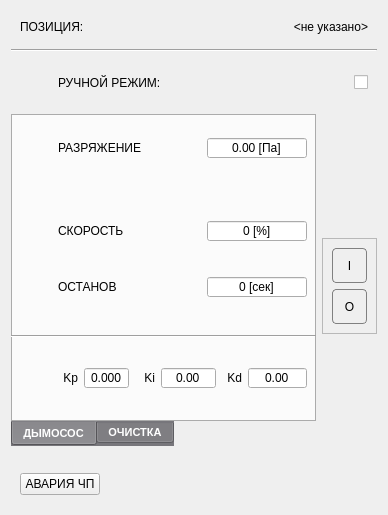
<?xml version="1.0" encoding="UTF-8"?>
<ui version="4.0">
 <class>EXHAUSER</class>
 <widget class="QDialog" name="EXHAUSER">
  <property name="windowModality">
   <enum>Qt::ApplicationModal</enum>
  </property>
  <property name="geometry">
   <rect>
    <x>0</x>
    <y>0</y>
    <width>388</width>
    <height>504</height>
   </rect>
  </property>
  <property name="windowTitle">
   <string>Дымосос/Фильтр</string>
  </property>
  <property name="styleSheet">
   <string notr="true">#centralwidget,#EXHAUSER,QWidget[style=&quot;content&quot;]
{
	background-color: rgb(94, 92, 100);
}
QTabWidget
{
	border: none;
}
QTabBar
{
	background-color: rgb(119, 118, 123);
	color: white;
	font-size: 8pt;
	font-weight: bold;
}
QAbstractButton:flat
{
	border: 1px solid gray;
	border-radius: 4px;
}
QAbstractButton:flat:pressed
{
	background-color: green;
}
QAbstractButton:flat[style=&quot;open&quot;]
{
	image: url(:/concrete/stop.png);
}
QAbstractButton:flat:pressed[style=&quot;open&quot;]
{
	image: url(:/concrete/down.png);
}
QAbstractButton:flat:checked[style=&quot;open&quot;]
{
	image: url(:/concrete/down.png);
}
QLabel[style=&quot;huge&quot;]
{
	font-size: 20pt;
	font-weight: bold;
	color: white;
}
QLabel[style=&quot;gigantic&quot;]
{
	font-size: 32pt;
	font-weight: bold;
	color: white;
}

QLabel[style=&quot;badge&quot;]
{
	border: 1px solid red;
	background-color: rgba(0,0,0,100);
	color: white;
	border-radius: 4px;
}
QLabel[style=&quot;vodoley-status&quot;]
{
	border: none;
	background-color: rgb(98, 160, 234);
	color: white;
	border-radius: 4px;
	font-weight: bold;
	font-size: 9pt;
	padding: 8px;
}
QLabel[style='hint']
{
	color: lightGray;
	font-weight: bold;
	font-size: 10pt;
}
QLabel[style='tips']
{
	color: lightGray;
	font-size: 7pt;
}
QLabel[style='sys']
{
	color: yellow;
	font-size: 7pt;
}
QGroupBox[style=&quot;vodoley&quot;]
{
	background-color: rgb(94, 92, 100);
	border: 1px solid gray;
}
QAbstractButton:flat[style=&quot;danger&quot;]
{
	background-color: rgba(224, 27, 36,80);
	color: lightGray;
}
QAbstractButton:flat::checked[style=&quot;danger&quot;]
{
	background-color: rgba(224, 27, 36,255);
	color: white;
}
QAbstractButton:flat[style=&quot;warning&quot;]
{
	background-color: rgba(46, 194, 126,80);
	color: lightGray;
}
QAbstractButton:flat::checked[style=&quot;warning&quot;]
{
	background-color: rgb(46, 194, 126);
	color: white;
}
</string>
  </property>
  <property name="modal">
   <bool>true</bool>
  </property>
  <property name="prefix" stdset="0">
   <string>SIEVER</string>
  </property>
  <layout class="QGridLayout" name="gridLayout">
   <item row="3" column="0" alignment="Qt::AlignTop">
    <widget class="QTabWidget" name="tabWidget">
     <property name="tabPosition">
      <enum>QTabWidget::South</enum>
     </property>
     <property name="currentIndex">
      <number>0</number>
     </property>
     <widget class="QWidget" name="tab_1">
      <property name="style" stdset="0">
       <string>content</string>
      </property>
      <attribute name="title">
       <string>ДЫМОСОС</string>
      </attribute>
      <layout class="QVBoxLayout" name="verticalLayout_3">
       <property name="leftMargin">
        <number>0</number>
       </property>
       <property name="topMargin">
        <number>0</number>
       </property>
       <property name="rightMargin">
        <number>0</number>
       </property>
       <item>
        <widget class="QWidget" name="row_11" native="true">
         <layout class="QHBoxLayout" name="horizontalLayout_11">
          <item>
           <widget class="QLabel" name="icon_sp_9">
            <property name="minimumSize">
             <size>
              <width>32</width>
              <height>32</height>
             </size>
            </property>
            <property name="maximumSize">
             <size>
              <width>32</width>
              <height>32</height>
             </size>
            </property>
            <property name="text">
             <string/>
            </property>
            <property name="pixmap">
             <pixmap resource="../resources.qrc">:/barometr.png</pixmap>
            </property>
            <property name="scaledContents">
             <bool>true</bool>
            </property>
           </widget>
          </item>
          <item>
           <widget class="QLabel" name="hint_fq_8">
            <property name="text">
             <string>РАЗРЯЖЕНИЕ</string>
            </property>
            <property name="style" stdset="0">
             <string>hint</string>
            </property>
           </widget>
          </item>
          <item>
           <widget class="QDoubleSpinBox" name="pressure">
            <property name="minimumSize">
             <size>
              <width>100</width>
              <height>0</height>
             </size>
            </property>
            <property name="maximumSize">
             <size>
              <width>100</width>
              <height>16777215</height>
             </size>
            </property>
            <property name="alignment">
             <set>Qt::AlignCenter</set>
            </property>
            <property name="buttonSymbols">
             <enum>QAbstractSpinBox::NoButtons</enum>
            </property>
            <property name="suffix">
             <string> [Па]</string>
            </property>
            <property name="minimum">
             <double>-2000.000000000000000</double>
            </property>
            <property name="maximum">
             <double>2000.000000000000000</double>
            </property>
           </widget>
          </item>
         </layout>
        </widget>
       </item>
       <item alignment="Qt::AlignBottom">
        <widget class="QStackedWidget" name="stackedWidget">
         <property name="currentIndex">
          <number>1</number>
         </property>
         <property name="style" stdset="0">
          <string>content</string>
         </property>
         <widget class="QWidget" name="page_1">
          <property name="style" stdset="0">
           <string>content</string>
          </property>
          <layout class="QVBoxLayout" name="verticalLayout">
           <item alignment="Qt::AlignBottom">
            <widget class="QWidget" name="row_5" native="true">
             <layout class="QHBoxLayout" name="horizontalLayout_5">
              <property name="leftMargin">
               <number>0</number>
              </property>
              <property name="topMargin">
               <number>0</number>
              </property>
              <property name="rightMargin">
               <number>0</number>
              </property>
              <property name="bottomMargin">
               <number>0</number>
              </property>
              <item>
               <widget class="QLabel" name="icon_sp">
                <property name="minimumSize">
                 <size>
                  <width>32</width>
                  <height>32</height>
                 </size>
                </property>
                <property name="maximumSize">
                 <size>
                  <width>32</width>
                  <height>32</height>
                 </size>
                </property>
                <property name="text">
                 <string/>
                </property>
                <property name="pixmap">
                 <pixmap resource="../resources.qrc">:/speed.png</pixmap>
                </property>
                <property name="scaledContents">
                 <bool>true</bool>
                </property>
               </widget>
              </item>
              <item>
               <widget class="QLabel" name="hint_sp">
                <property name="text">
                 <string>ПУСК </string>
                </property>
                <property name="style" stdset="0">
                 <string>hint</string>
                </property>
               </widget>
              </item>
              <item alignment="Qt::AlignRight">
               <widget class="QSpinBox" name="sp">
                <property name="minimumSize">
                 <size>
                  <width>100</width>
                  <height>0</height>
                 </size>
                </property>
                <property name="alignment">
                 <set>Qt::AlignCenter</set>
                </property>
                <property name="buttonSymbols">
                 <enum>QAbstractSpinBox::NoButtons</enum>
                </property>
                <property name="suffix">
                 <string> [%]</string>
                </property>
                <property name="maximum">
                 <number>100</number>
                </property>
               </widget>
              </item>
             </layout>
            </widget>
           </item>
          </layout>
         </widget>
         <widget class="QWidget" name="page_2">
          <property name="style" stdset="0">
           <string>content</string>
          </property>
          <layout class="QVBoxLayout" name="verticalLayout_2">
           <item alignment="Qt::AlignBottom">
            <widget class="QWidget" name="row_2" native="true">
             <layout class="QHBoxLayout" name="horizontalLayout_2">
              <property name="leftMargin">
               <number>0</number>
              </property>
              <property name="topMargin">
               <number>0</number>
              </property>
              <property name="rightMargin">
               <number>0</number>
              </property>
              <property name="bottomMargin">
               <number>0</number>
              </property>
              <item>
               <widget class="QLabel" name="icon_sp_2">
                <property name="minimumSize">
                 <size>
                  <width>32</width>
                  <height>32</height>
                 </size>
                </property>
                <property name="maximumSize">
                 <size>
                  <width>32</width>
                  <height>32</height>
                 </size>
                </property>
                <property name="text">
                 <string/>
                </property>
                <property name="pixmap">
                 <pixmap resource="../resources.qrc">:/speed.png</pixmap>
                </property>
                <property name="scaledContents">
                 <bool>true</bool>
                </property>
               </widget>
              </item>
              <item>
               <widget class="QLabel" name="hint_fq">
                <property name="text">
                 <string>СКОРОСТЬ</string>
                </property>
                <property name="style" stdset="0">
                 <string>hint</string>
                </property>
               </widget>
              </item>
              <item alignment="Qt::AlignRight">
               <widget class="QSpinBox" name="fq">
                <property name="minimumSize">
                 <size>
                  <width>100</width>
                  <height>0</height>
                 </size>
                </property>
                <property name="alignment">
                 <set>Qt::AlignCenter</set>
                </property>
                <property name="buttonSymbols">
                 <enum>QAbstractSpinBox::NoButtons</enum>
                </property>
                <property name="suffix">
                 <string> [%]</string>
                </property>
                <property name="maximum">
                 <number>100</number>
                </property>
               </widget>
              </item>
             </layout>
            </widget>
           </item>
          </layout>
         </widget>
        </widget>
       </item>
       <item alignment="Qt::AlignTop">
        <widget class="QWidget" name="row_3" native="true">
         <layout class="QHBoxLayout" name="horizontalLayout_3">
          <item>
           <widget class="QLabel" name="icon_sp_3">
            <property name="minimumSize">
             <size>
              <width>32</width>
              <height>32</height>
             </size>
            </property>
            <property name="maximumSize">
             <size>
              <width>32</width>
              <height>32</height>
             </size>
            </property>
            <property name="text">
             <string/>
            </property>
            <property name="pixmap">
             <pixmap resource="../resources.qrc">:/timer.png</pixmap>
            </property>
            <property name="scaledContents">
             <bool>true</bool>
            </property>
           </widget>
          </item>
          <item>
           <widget class="QLabel" name="hint_fq_2">
            <property name="text">
             <string>ОСТАНОВ</string>
            </property>
            <property name="style" stdset="0">
             <string>hint</string>
            </property>
           </widget>
          </item>
          <item alignment="Qt::AlignRight">
           <widget class="QSpinBox" name="fq_2">
            <property name="minimumSize">
             <size>
              <width>100</width>
              <height>0</height>
             </size>
            </property>
            <property name="alignment">
             <set>Qt::AlignCenter</set>
            </property>
            <property name="buttonSymbols">
             <enum>QAbstractSpinBox::NoButtons</enum>
            </property>
            <property name="suffix">
             <string> [сек]</string>
            </property>
            <property name="maximum">
             <number>100</number>
            </property>
           </widget>
          </item>
         </layout>
        </widget>
       </item>
       <item>
        <widget class="Line" name="line_2">
         <property name="orientation">
          <enum>Qt::Horizontal</enum>
         </property>
        </widget>
       </item>
       <item>
        <widget class="QWidget" name="row_12" native="true">
         <layout class="QHBoxLayout" name="horizontalLayout_12">
          <item>
           <widget class="QLabel" name="icon_sp_10">
            <property name="minimumSize">
             <size>
              <width>32</width>
              <height>32</height>
             </size>
            </property>
            <property name="maximumSize">
             <size>
              <width>32</width>
              <height>32</height>
             </size>
            </property>
            <property name="text">
             <string/>
            </property>
            <property name="pixmap">
             <pixmap resource="../resources.qrc">:/tune.png</pixmap>
            </property>
            <property name="scaledContents">
             <bool>true</bool>
            </property>
           </widget>
          </item>
          <item>
           <widget class="QLabel" name="hint_fq_9">
            <property name="text">
             <string>Kp</string>
            </property>
            <property name="alignment">
             <set>Qt::AlignRight|Qt::AlignTrailing|Qt::AlignVCenter</set>
            </property>
            <property name="style" stdset="0">
             <string>hint</string>
            </property>
           </widget>
          </item>
          <item>
           <widget class="QDoubleSpinBox" name="kp">
            <property name="alignment">
             <set>Qt::AlignCenter</set>
            </property>
            <property name="buttonSymbols">
             <enum>QAbstractSpinBox::NoButtons</enum>
            </property>
            <property name="decimals">
             <number>3</number>
            </property>
            <property name="minimum">
             <double>-2.000000000000000</double>
            </property>
            <property name="maximum">
             <double>2.000000000000000</double>
            </property>
           </widget>
          </item>
          <item>
           <widget class="QLabel" name="hint_fq_10">
            <property name="text">
             <string>Ki</string>
            </property>
            <property name="alignment">
             <set>Qt::AlignRight|Qt::AlignTrailing|Qt::AlignVCenter</set>
            </property>
            <property name="style" stdset="0">
             <string>hint</string>
            </property>
           </widget>
          </item>
          <item>
           <widget class="QDoubleSpinBox" name="ki">
            <property name="alignment">
             <set>Qt::AlignCenter</set>
            </property>
            <property name="buttonSymbols">
             <enum>QAbstractSpinBox::NoButtons</enum>
            </property>
            <property name="maximum">
             <double>1000.000000000000000</double>
            </property>
           </widget>
          </item>
          <item>
           <widget class="QLabel" name="hint_fq_11">
            <property name="text">
             <string>Kd</string>
            </property>
            <property name="alignment">
             <set>Qt::AlignRight|Qt::AlignTrailing|Qt::AlignVCenter</set>
            </property>
            <property name="style" stdset="0">
             <string>hint</string>
            </property>
           </widget>
          </item>
          <item>
           <widget class="QDoubleSpinBox" name="ki_2">
            <property name="alignment">
             <set>Qt::AlignCenter</set>
            </property>
            <property name="buttonSymbols">
             <enum>QAbstractSpinBox::NoButtons</enum>
            </property>
            <property name="minimum">
             <double>-1000.000000000000000</double>
            </property>
            <property name="maximum">
             <double>1000.000000000000000</double>
            </property>
           </widget>
          </item>
         </layout>
        </widget>
       </item>
      </layout>
     </widget>
     <widget class="QWidget" name="tab_2">
      <property name="style" stdset="0">
       <string>content</string>
      </property>
      <attribute name="title">
       <string>ОЧИСТКА</string>
      </attribute>
      <layout class="QVBoxLayout" name="verticalLayout_4">
       <property name="leftMargin">
        <number>0</number>
       </property>
       <property name="rightMargin">
        <number>0</number>
       </property>
       <property name="bottomMargin">
        <number>0</number>
       </property>
       <item>
        <widget class="QWidget" name="widget_2" native="true">
         <layout class="QHBoxLayout" name="horizontalLayout_14">
          <item>
           <widget class="QLabel" name="comment_1">
            <property name="sizePolicy">
             <sizepolicy hsizetype="Fixed" vsizetype="Preferred">
              <horstretch>0</horstretch>
              <verstretch>0</verstretch>
             </sizepolicy>
            </property>
            <property name="text">
             <string>ЦИКЛОН</string>
            </property>
            <property name="style" stdset="0">
             <string>sys</string>
            </property>
           </widget>
          </item>
          <item>
           <widget class="Line" name="line_4">
            <property name="orientation">
             <enum>Qt::Horizontal</enum>
            </property>
           </widget>
          </item>
         </layout>
        </widget>
       </item>
       <item alignment="Qt::AlignTop">
        <widget class="QWidget" name="row_7" native="true">
         <layout class="QHBoxLayout" name="horizontalLayout_7">
          <item>
           <widget class="QLabel" name="icon_sp_5">
            <property name="minimumSize">
             <size>
              <width>32</width>
              <height>32</height>
             </size>
            </property>
            <property name="maximumSize">
             <size>
              <width>32</width>
              <height>32</height>
             </size>
            </property>
            <property name="text">
             <string/>
            </property>
            <property name="pixmap">
             <pixmap resource="../resources.qrc">:/timer.png</pixmap>
            </property>
            <property name="scaledContents">
             <bool>true</bool>
            </property>
           </widget>
          </item>
          <item>
           <widget class="QLabel" name="hint_fq_4">
            <property name="text">
             <string>СБРОС</string>
            </property>
            <property name="style" stdset="0">
             <string>hint</string>
            </property>
           </widget>
          </item>
          <item alignment="Qt::AlignRight">
           <widget class="QSpinBox" name="p_1">
            <property name="minimumSize">
             <size>
              <width>100</width>
              <height>0</height>
             </size>
            </property>
            <property name="alignment">
             <set>Qt::AlignCenter</set>
            </property>
            <property name="buttonSymbols">
             <enum>QAbstractSpinBox::NoButtons</enum>
            </property>
            <property name="suffix">
             <string> [сек]</string>
            </property>
            <property name="maximum">
             <number>100</number>
            </property>
           </widget>
          </item>
         </layout>
        </widget>
       </item>
       <item alignment="Qt::AlignTop">
        <widget class="QWidget" name="row_8" native="true">
         <layout class="QHBoxLayout" name="horizontalLayout_8">
          <item>
           <widget class="QLabel" name="icon_sp_6">
            <property name="minimumSize">
             <size>
              <width>32</width>
              <height>32</height>
             </size>
            </property>
            <property name="maximumSize">
             <size>
              <width>32</width>
              <height>32</height>
             </size>
            </property>
            <property name="text">
             <string/>
            </property>
            <property name="pixmap">
             <pixmap resource="../resources.qrc">:/timer.png</pixmap>
            </property>
            <property name="scaledContents">
             <bool>true</bool>
            </property>
           </widget>
          </item>
          <item>
           <widget class="QLabel" name="hint_fq_5">
            <property name="text">
             <string>ПЕРИОД</string>
            </property>
            <property name="style" stdset="0">
             <string>hint</string>
            </property>
           </widget>
          </item>
          <item alignment="Qt::AlignRight">
           <widget class="QSpinBox" name="w_1">
            <property name="minimumSize">
             <size>
              <width>100</width>
              <height>0</height>
             </size>
            </property>
            <property name="alignment">
             <set>Qt::AlignCenter</set>
            </property>
            <property name="buttonSymbols">
             <enum>QAbstractSpinBox::NoButtons</enum>
            </property>
            <property name="suffix">
             <string> [сек]</string>
            </property>
            <property name="maximum">
             <number>100</number>
            </property>
           </widget>
          </item>
         </layout>
        </widget>
       </item>
       <item>
        <widget class="QWidget" name="widget" native="true">
         <layout class="QHBoxLayout" name="horizontalLayout_13">
          <item>
           <widget class="QLabel" name="comment_2">
            <property name="sizePolicy">
             <sizepolicy hsizetype="Fixed" vsizetype="Preferred">
              <horstretch>0</horstretch>
              <verstretch>0</verstretch>
             </sizepolicy>
            </property>
            <property name="text">
             <string>ПЫЛЕОСАДИТЕЛЬ</string>
            </property>
            <property name="style" stdset="0">
             <string>sys</string>
            </property>
           </widget>
          </item>
          <item>
           <widget class="Line" name="line_3">
            <property name="orientation">
             <enum>Qt::Horizontal</enum>
            </property>
           </widget>
          </item>
         </layout>
        </widget>
       </item>
       <item>
        <widget class="QWidget" name="row_10" native="true">
         <layout class="QHBoxLayout" name="horizontalLayout_10">
          <item>
           <widget class="QLabel" name="icon_sp_8">
            <property name="minimumSize">
             <size>
              <width>32</width>
              <height>32</height>
             </size>
            </property>
            <property name="maximumSize">
             <size>
              <width>32</width>
              <height>32</height>
             </size>
            </property>
            <property name="text">
             <string/>
            </property>
            <property name="pixmap">
             <pixmap resource="../resources.qrc">:/timer.png</pixmap>
            </property>
            <property name="scaledContents">
             <bool>true</bool>
            </property>
           </widget>
          </item>
          <item>
           <widget class="QLabel" name="hint_fq_7">
            <property name="text">
             <string>СБРОС</string>
            </property>
            <property name="style" stdset="0">
             <string>hint</string>
            </property>
           </widget>
          </item>
          <item alignment="Qt::AlignRight">
           <widget class="QSpinBox" name="p_2">
            <property name="minimumSize">
             <size>
              <width>100</width>
              <height>0</height>
             </size>
            </property>
            <property name="alignment">
             <set>Qt::AlignCenter</set>
            </property>
            <property name="buttonSymbols">
             <enum>QAbstractSpinBox::NoButtons</enum>
            </property>
            <property name="suffix">
             <string> [сек]</string>
            </property>
            <property name="maximum">
             <number>100</number>
            </property>
           </widget>
          </item>
         </layout>
        </widget>
       </item>
       <item>
        <widget class="QWidget" name="row_9" native="true">
         <layout class="QHBoxLayout" name="horizontalLayout_9">
          <item>
           <widget class="QLabel" name="icon_sp_7">
            <property name="minimumSize">
             <size>
              <width>32</width>
              <height>32</height>
             </size>
            </property>
            <property name="maximumSize">
             <size>
              <width>32</width>
              <height>32</height>
             </size>
            </property>
            <property name="text">
             <string/>
            </property>
            <property name="pixmap">
             <pixmap resource="../resources.qrc">:/timer.png</pixmap>
            </property>
            <property name="scaledContents">
             <bool>true</bool>
            </property>
           </widget>
          </item>
          <item>
           <widget class="QLabel" name="hint_1">
            <property name="text">
             <string>ПЕРИОД</string>
            </property>
            <property name="style" stdset="0">
             <string>hint</string>
            </property>
           </widget>
          </item>
          <item alignment="Qt::AlignRight">
           <widget class="QSpinBox" name="w_2">
            <property name="minimumSize">
             <size>
              <width>100</width>
              <height>0</height>
             </size>
            </property>
            <property name="alignment">
             <set>Qt::AlignCenter</set>
            </property>
            <property name="buttonSymbols">
             <enum>QAbstractSpinBox::NoButtons</enum>
            </property>
            <property name="suffix">
             <string> [сек]</string>
            </property>
            <property name="maximum">
             <number>100</number>
            </property>
           </widget>
          </item>
         </layout>
        </widget>
       </item>
      </layout>
     </widget>
    </widget>
   </item>
   <item row="1" column="0" colspan="2">
    <widget class="Line" name="line">
     <property name="orientation">
      <enum>Qt::Horizontal</enum>
     </property>
    </widget>
   </item>
   <item row="0" column="0" colspan="2">
    <widget class="QWidget" name="row_1" native="true">
     <layout class="QHBoxLayout" name="horizontalLayout">
      <item>
       <widget class="QLabel" name="hint_name">
        <property name="text">
         <string>ПОЗИЦИЯ:</string>
        </property>
        <property name="style" stdset="0">
         <string>hint</string>
        </property>
       </widget>
      </item>
      <item>
       <widget class="QLabel" name="name">
        <property name="minimumSize">
         <size>
          <width>100</width>
          <height>0</height>
         </size>
        </property>
        <property name="text">
         <string>&lt;не указано&gt;</string>
        </property>
        <property name="alignment">
         <set>Qt::AlignRight|Qt::AlignTrailing|Qt::AlignVCenter</set>
        </property>
        <property name="style" stdset="0">
         <string>hint</string>
        </property>
       </widget>
      </item>
     </layout>
    </widget>
   </item>
   <item row="3" column="1" rowspan="3" alignment="Qt::AlignVCenter">
    <widget class="QFrame" name="console">
     <property name="minimumSize">
      <size>
       <width>55</width>
       <height>96</height>
      </size>
     </property>
     <property name="maximumSize">
      <size>
       <width>55</width>
       <height>16777215</height>
      </size>
     </property>
     <property name="frameShape">
      <enum>QFrame::StyledPanel</enum>
     </property>
     <layout class="QVBoxLayout" name="verticalLayout_15">
      <item>
       <widget class="QPushButton" name="on">
        <property name="sizePolicy">
         <sizepolicy hsizetype="Minimum" vsizetype="Preferred">
          <horstretch>0</horstretch>
          <verstretch>0</verstretch>
         </sizepolicy>
        </property>
        <property name="cursor">
         <cursorShape>PointingHandCursor</cursorShape>
        </property>
        <property name="text">
         <string>I</string>
        </property>
        <property name="flat">
         <bool>true</bool>
        </property>
        <property name="style" stdset="0">
         <string>danger</string>
        </property>
       </widget>
      </item>
      <item>
       <widget class="QPushButton" name="off">
        <property name="sizePolicy">
         <sizepolicy hsizetype="Minimum" vsizetype="Preferred">
          <horstretch>0</horstretch>
          <verstretch>0</verstretch>
         </sizepolicy>
        </property>
        <property name="cursor">
         <cursorShape>PointingHandCursor</cursorShape>
        </property>
        <property name="text">
         <string>O</string>
        </property>
        <property name="flat">
         <bool>true</bool>
        </property>
        <property name="style" stdset="0">
         <string>warning</string>
        </property>
       </widget>
      </item>
     </layout>
    </widget>
   </item>
   <item row="2" column="0" colspan="2">
    <widget class="QWidget" name="row_4" native="true">
     <layout class="QHBoxLayout" name="horizontalLayout_4">
      <item>
       <widget class="QLabel" name="icon_sp_4">
        <property name="minimumSize">
         <size>
          <width>32</width>
          <height>32</height>
         </size>
        </property>
        <property name="maximumSize">
         <size>
          <width>32</width>
          <height>32</height>
         </size>
        </property>
        <property name="text">
         <string/>
        </property>
        <property name="pixmap">
         <pixmap resource="../resources.qrc">:/hand.png</pixmap>
        </property>
        <property name="scaledContents">
         <bool>true</bool>
        </property>
       </widget>
      </item>
      <item>
       <widget class="QLabel" name="hint_fq_3">
        <property name="text">
         <string>РУЧНОЙ РЕЖИМ:</string>
        </property>
        <property name="style" stdset="0">
         <string>hint</string>
        </property>
       </widget>
      </item>
      <item>
       <widget class="QCheckBox" name="checkBox">
        <property name="layoutDirection">
         <enum>Qt::RightToLeft</enum>
        </property>
        <property name="text">
         <string/>
        </property>
       </widget>
      </item>
     </layout>
    </widget>
   </item>
   <item row="6" column="0" colspan="2">
    <widget class="QWidget" name="row_6" native="true">
     <layout class="QHBoxLayout" name="horizontalLayout_6">
      <item>
       <widget class="QPushButton" name="test_fault">
        <property name="text">
         <string>АВАРИЯ ЧП</string>
        </property>
        <property name="rsn" stdset="0">
         <number>0</number>
        </property>
       </widget>
      </item>
      <item>
       <spacer name="horizontalSpacer">
        <property name="orientation">
         <enum>Qt::Horizontal</enum>
        </property>
        <property name="sizeHint" stdset="0">
         <size>
          <width>40</width>
          <height>20</height>
         </size>
        </property>
       </spacer>
      </item>
     </layout>
    </widget>
   </item>
  </layout>
 </widget>
 <tabstops>
  <tabstop>checkBox</tabstop>
  <tabstop>pressure</tabstop>
  <tabstop>fq</tabstop>
  <tabstop>fq_2</tabstop>
  <tabstop>kp</tabstop>
  <tabstop>ki</tabstop>
  <tabstop>ki_2</tabstop>
  <tabstop>p_1</tabstop>
  <tabstop>w_1</tabstop>
  <tabstop>p_2</tabstop>
  <tabstop>w_2</tabstop>
  <tabstop>on</tabstop>
  <tabstop>off</tabstop>
  <tabstop>test_fault</tabstop>
  <tabstop>sp</tabstop>
  <tabstop>tabWidget</tabstop>
 </tabstops>
 <resources>
  <include location="../resources.qrc"/>
 </resources>
 <connections/>
</ui>
